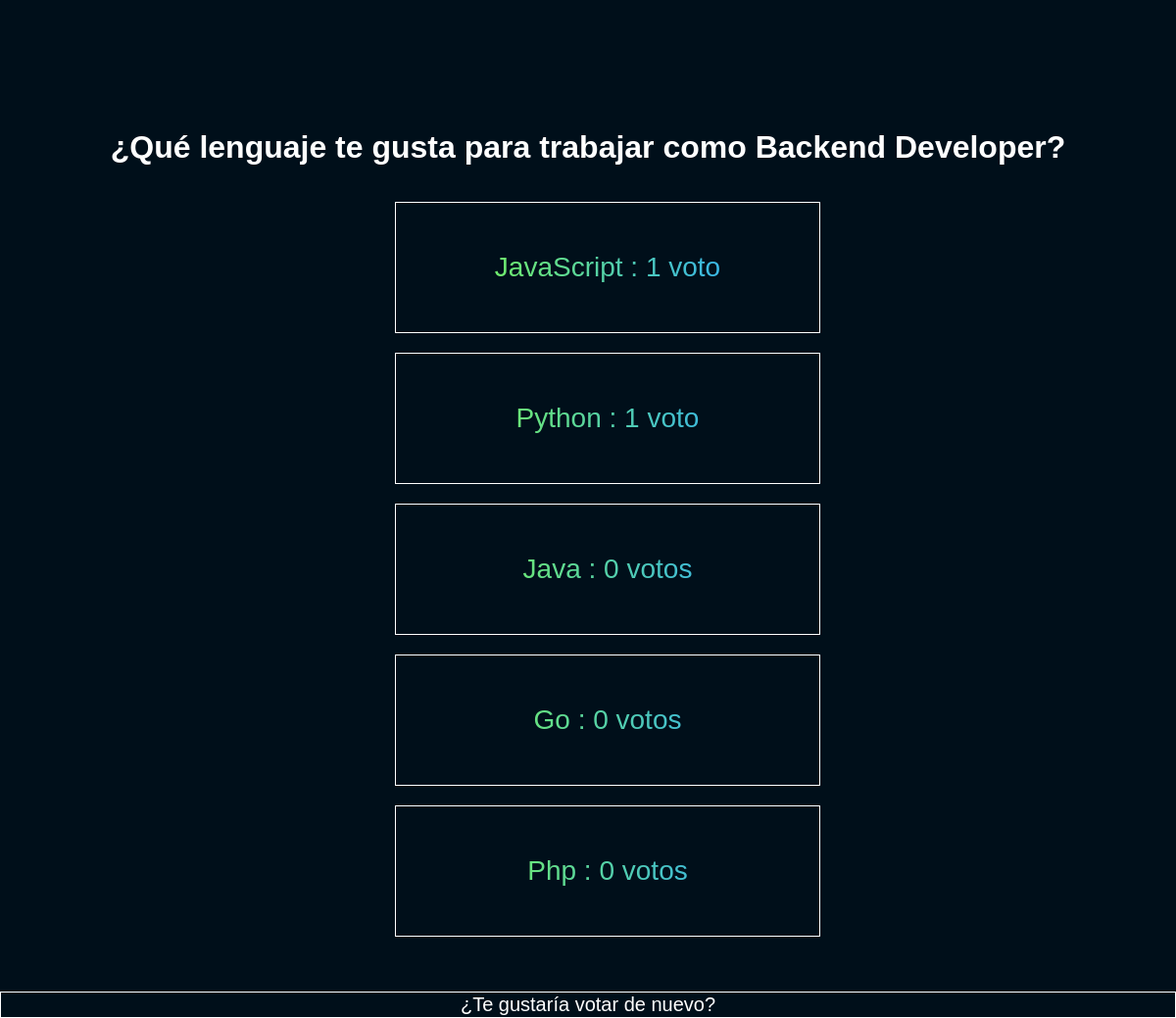
Screenshot of /polls/5/results/ with the database file from the repository.
### polls/models.py (models this page shows, shortened)
class Question(models.Model):
    question_text = models.CharField(max_length=200)
    pub_date = models.DateTimeField("date published")

class Choice(models.Model):
    question = models.ForeignKey(Question, on_delete=models.CASCADE)
    choice_text = models.CharField(max_length=200)
    votes = models.IntegerField(default=0)

### polls/views.py (the view)
# urls.py: path("<int:pk>/results/", views.ResultView.as_view(), name="results"),
class ResultView(generic.DetailView):
    model = Question
    template_name = "polls/results.html"

### polls/templates/polls/results.html (shortened to what this page needs)
{% load static %}
<!DOCTYPE html>
<html lang="en">
<head>
    <link rel="stylesheet" href="{% static 'polls/style.css' %}">
    <link rel="stylesheet" href="{% static 'polls/results.css' %}">
</head>
<body>
        <h1 style="margin-top: 30%;">{{ question.question_text }}</h1>
        <ul>
            {% for choice in question.choice_set.all %}
                <li>{{ choice.choice_text }} : {{ choice.votes }} voto{{ choice.votes|pluralize }}</li>
            {% endfor %}
        </ul>
    <input type="submit" href="{% url 'polls:detail' question.id %}" value="¿Te gustaría votar de nuevo?">
</body>
</html>

### polls/static/polls/style.css (style rules this page uses)
body, header, ul, li, footer { align-items: center; display: flex; justify-content: center; }
header, ul { background: linear-gradient( to right, hsl(98, 100%, 62%), hsl(204, 100%, 59%) ); -webkit-background-clip: text; -webkit-text-fill-color: transparent; text-align: center; }
body { background: hsl(204, 100%, 5%); flex-direction: column; font-family: Arial, Helvetica, sans-serif; height: 100vh; }
ul { flex-direction: column; }
li { border: 1px solid white; font-size: 28px; margin-bottom: 20px; padding: 50px; width: 500px; }

### polls/static/polls/results.css (style rules this page uses)
h1 { color: white; }
li { width: 100%; }
input[type="submit"] { -webkit-text-fill-color: white; background-color: hsl(205, 100%, 5%); border: 1px solid white; font-size: 20px; height: 40px; margin-top: 20px; width: 100vw!important; border: 1px solid white; align-items: center; border: 1px solid white; display: flex; flex-direction: column; justify-content: center; }

### rows the page displays
Question: question_text "¿Qué lenguaje te gusta para trabajar como Backend Developer?", id "¿Te gustaría votar de nuevo?"
Choice: choice_text "JavaScript", votes "1"
Choice: choice_text "Python", votes "1"
Choice: choice_text "Java", votes "0"
Choice: choice_text "Go", votes "0"
Choice: choice_text "Php", votes "0"
